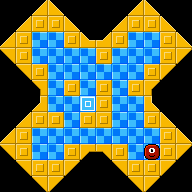

Rendered tile map (Tiled .tmx) drawn with the repository's tilesets; below, a short description and the full map source, tile grids included:
An orthogonal 12x12 tile map with 16x16 px tiles, 3 tile layers (floor, walls, items).

<map version="1.10" tiledversion="1.11.0" orientation="orthogonal" renderorder="left-up" width="12" height="12" tilewidth="16" tileheight="16" infinite="0" nextlayerid="4" nextobjectid="1">
 <editorsettings>
  <export format="defold" />
 </editorsettings>
 <properties>
  <property name="moves" type="int" value="12" />
  <property name="name" value="X MARKS THE SPOT" />
 </properties>
 <tileset firstgid="1" source="tiles.tsx" />
 <layer id="1" name="floor" width="12" height="12">
  <data encoding="csv">
0,0,0,0,0,0,0,0,0,0,0,0,
0,0,0,0,0,0,0,0,0,0,0,0,
0,0,52,52,0,0,0,0,52,52,0,0,
0,0,52,52,52,52,0,52,52,52,0,0,
0,0,0,52,52,52,52,52,52,0,0,0,
0,0,0,52,0,52,0,52,0,0,0,0,
0,0,0,52,52,52,0,52,52,0,0,0,
0,0,0,0,52,0,0,52,52,0,0,0,
0,0,52,52,52,52,52,52,52,52,0,0,
0,0,52,52,0,0,0,0,52,52,0,0,
0,0,0,0,0,0,0,0,0,0,0,0,
0,0,0,0,0,0,0,0,0,0,0,0
</data>
 </layer>
 <layer id="2" name="walls" width="12" height="12">
  <data encoding="csv">
0,0,53,54,0,0,0,0,53,54,0,0,
0,53,51,51,54,0,0,53,51,51,54,0,
53,51,0,0,51,81,80,51,0,0,51,54,
55,51,0,0,0,0,51,0,0,0,51,56,
0,55,51,0,0,0,0,0,0,51,56,0,
0,0,86,0,51,0,51,0,51,87,0,0,
0,0,84,0,0,0,51,0,0,85,0,0,
0,53,51,51,0,51,51,0,0,51,54,0,
53,51,0,0,0,0,0,0,0,0,51,54,
55,51,0,0,51,83,82,51,0,0,51,56,
0,55,51,51,56,0,0,55,51,51,56,0,
0,0,55,56,0,0,0,0,55,56,0,0
</data>
 </layer>
 <layer id="3" name="items" width="12" height="12">
  <data encoding="csv">
0,0,0,0,0,0,0,0,0,0,0,0,
0,0,0,0,0,0,0,0,0,0,0,0,
0,0,0,0,0,0,0,0,0,0,0,0,
0,0,0,0,0,0,0,0,0,0,0,0,
0,0,0,0,0,0,0,0,0,0,0,0,
0,0,0,0,0,0,0,0,0,0,0,0,
0,0,0,0,0,1,0,0,0,0,0,0,
0,0,0,0,0,0,0,0,0,0,0,0,
0,0,0,0,0,0,0,0,0,0,0,0,
0,0,0,0,0,0,0,0,0,2,0,0,
0,0,0,0,0,0,0,0,0,0,0,0,
0,0,0,0,0,0,0,0,0,0,0,0
</data>
 </layer>
</map>
